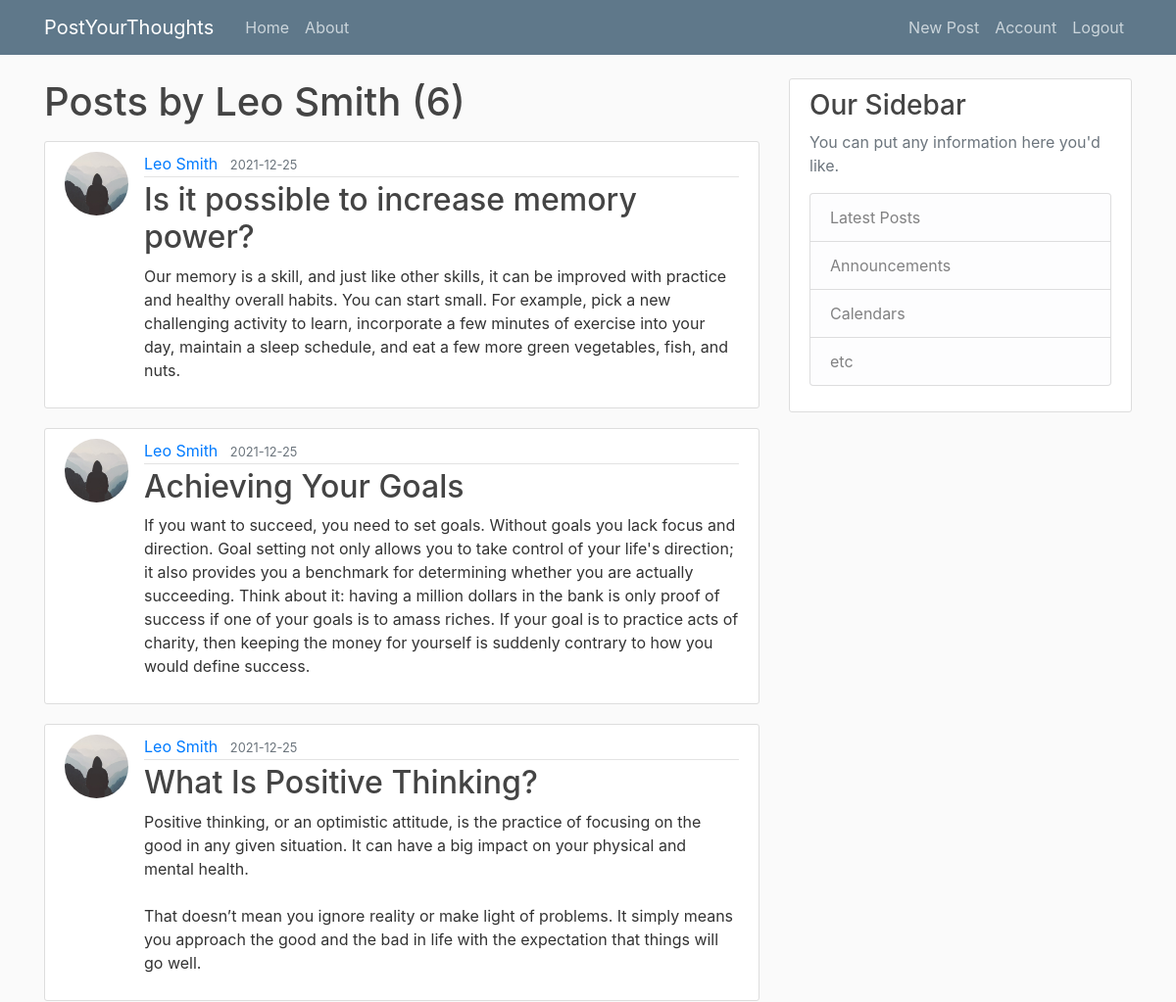
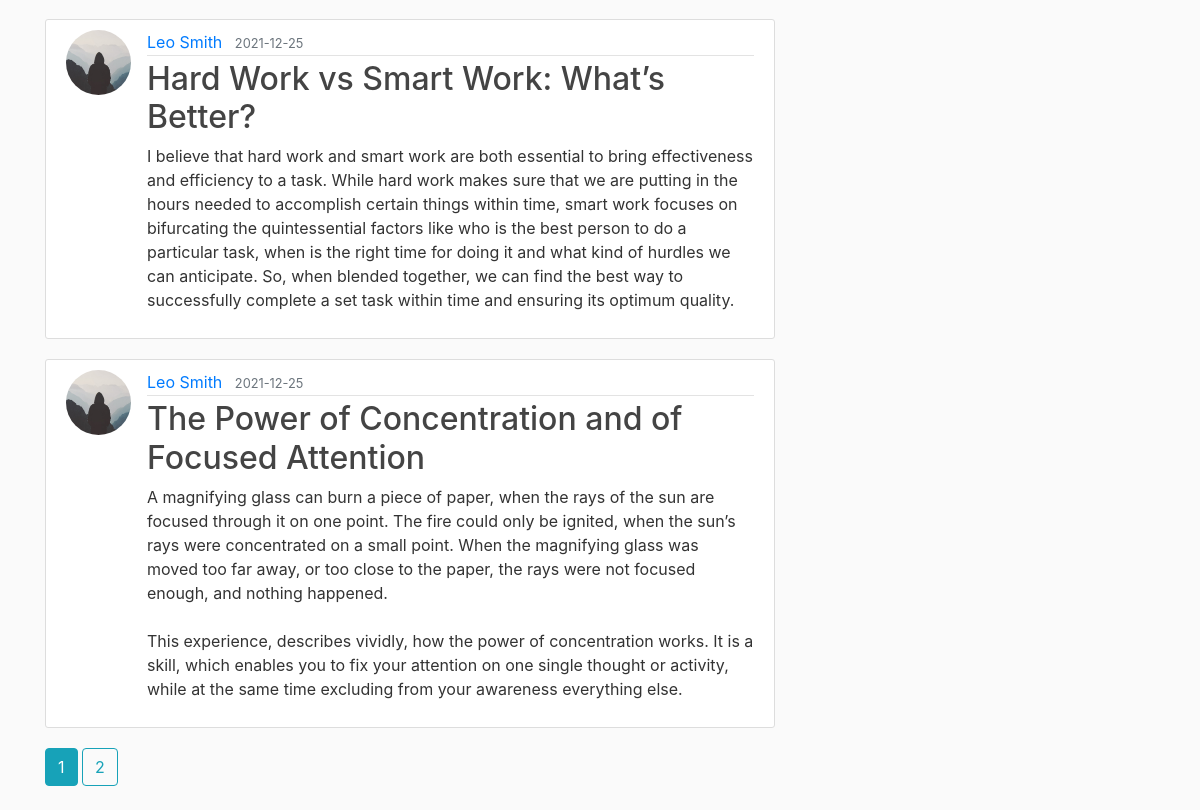
Page /user/Leo Smith (signed in) on the committed database (2 pictures, top to bottom).
### flaskblog/models.py (models this page shows, shortened)
class User(db.Model, UserMixin):
    id = db.Column(db.Integer, primary_key=True)
    username = db.Column(db.String(20), unique=True, nullable=False)
    email = db.Column(db.String(120), unique=True, nullable=False)
    image_file = db.Column(db.String(20), nullable=False, default='default.jpg')
    password = db.Column(db.String(60), nullable=False)
    post = db.relationship('Post', backref='author', lazy=True)

class Post(db.Model):
    id = db.Column(db.Integer, primary_key=True)
    title = db.Column(db.String(100), nullable=False)
    date_posted = db.Column(db.DateTime, nullable=False, default=datetime.utcnow)
    content = db.Column(db.Text, nullable=False)
    user_id = db.Column(db.Integer, db.ForeignKey('user.id'), nullable=False)

### flaskblog/routes.py (the view)
@app.route("/user/<string:username>")
def user_posts(username):
    page = request.args.get('page', 1, type=int)
    user = User.query.filter_by(username=username).first_or_404()
    posts = Post.query.filter_by(author=user).order_by(Post.date_posted.desc()).paginate(page=page, per_page=5)
    return render_template('user_posts.html', posts=posts, user=user)

### flaskblog/models.py (called while the page is built)
@login_manager.user_loader
def load_user(user_id):
    return User.query.get(int(user_id))

### flaskblog/templates/user_posts.html
{% extends "layout.html" %}
{%block content%}
    <h1 class="mb-3">Posts by {{ user.username }} ({{posts.total}})</h1>
    {%for post in posts.items%}
        <article class="media content-section">
            <img class="rounded-circle article-img" src="{{url_for('static', filename='profile_pics/' + post.author.image_file)}}" alt="">
            <div class="media-body">
            <div class="article-metadata">
                <a class="mr-2" href="{{url_for('user_posts', username=post.author.username)}}">{{ post.author.username }}</a>
                <small class="text-muted">{{ post.date_posted.strftime('%Y-%m-%d') }}</small>
            </div>
            <h2><a class="article-title" href="{{url_for('post', post_id=post.id)}}">{{ post.title }}</a></h2>
            <p class="article-content">{{ post.content }}</p>
            </div>
        </article>
    {%endfor%}
    {%for page_num in posts.iter_pages(left_edge=1, right_edge=1, left_current=1, right_current=2) %}
        {% if page_num %}
            {% if posts.page == page_num %}
                <a class="btn btn-info mb-4" href="{{url_for('user_posts', username=user.username, page=page_num)}}">{{page_num}}</a>
            {% else %}
                <a class="btn btn-outline-info mb-4" href="{{url_for('user_posts', username=user.username, page=page_num)}}">{{page_num}}</a>
            {% endif %}
        {% else %}
            ...
        {% endif %}
    {% endfor %}
{%endblock content%}

### flaskblog/static/main.css (style rules this page uses)
body { background: #fafafa; color: #333333; margin-top: 5rem; }
h1, h2, h3, h4, h5, h6 { color: #444444; }
.content-section { background: #ffffff; padding: 10px 20px; border: 1px solid #dddddd; border-radius: 3px; margin-bottom: 20px; }
.article-title { color: #444444; }
.article-content { white-space: pre-line; }
.article-img { height: 65px; width: 65px; margin-right: 16px; }
.article-metadata { padding-bottom: 1px; margin-bottom: 4px; border-bottom: 1px solid #e3e3e3 }

### rows in the picture
User: username "Leo Smith"
Post: image_file (placeholder picture), author.username "Leo Smith", date_posted "2021-12-25", title "Is it possible to increase memory power?", content "Our memory is a skill, and just like other skills, it can be improved with practice and healthy overall habits. You can start small. For example, pick a new challenging activity to learn, incorporate a few minutes of exercise into your day, maintain a sleep schedule, and eat a few more green vegetables, fish, and nuts."
Post: image_file (placeholder picture), author.username "Leo Smith", date_posted "2021-12-25", title "Achieving Your Goals", content "If you want to succeed, you need to set goals. Without goals you lack focus and direction. Goal setting not only allows you to take control of your life's direction; it also provides you a benchmark for determining whether you are actually succeeding. Think about it: having a million dollars in the bank is only proof of success if one of your goals is to amass riches. If your goal is to practice acts of charity, then keeping the money for yourself is suddenly contrary to how you would define success."
Post: image_file (placeholder picture), author.username "Leo Smith", date_posted "2021-12-25", title "What Is Positive Thinking?", content "Positive thinking, or an optimistic attitude, is the practice of focusing on the good in any given situation. It can have a big impact on your physical and mental health. That doesn’t mean you ignore reality or make light of problems. It simply means you approach the good and the bad in life with the expectation that things will go well."
Post: image_file (placeholder picture), author.username "Leo Smith", date_posted "2021-12-25", title "Hard Work vs Smart Work: What’s Better?", content "I believe that hard work and smart work are both essential to bring effectiveness and efficiency to a task. While hard work makes sure that we are putting in the hours needed to accomplish certain things within time, smart work focuses on bifurcating the quintessential factors like who is the best person to do a particular task, when is the right time for doing it and what kind of hurdles we can anticipate. So, when blended together, we can find the best way to successfully complete a set task within time and ensuring its optimum quality."
Post: image_file (placeholder picture), author.username "Leo Smith", date_posted "2021-12-25", title "The Power of Concentration and of Focused Attention", content "A magnifying glass can burn a piece of paper, when the rays of the sun are focused through it on one point. The fire could only be ignited, when the sun’s rays were concentrated on a small point. When the magnifying glass was moved too far away, or too close to the paper, the rays were not focused enough, and nothing happened. This experience, describes vividly, how the power of concentration works. It is a skill, which enables you to fix your attention on one single thought or activity, while at the same time excluding from your awareness everything else."

### other values in the picture
{{ posts.total }} "6"
{{ page_num }} "1"
{{ page_num }} "2"
